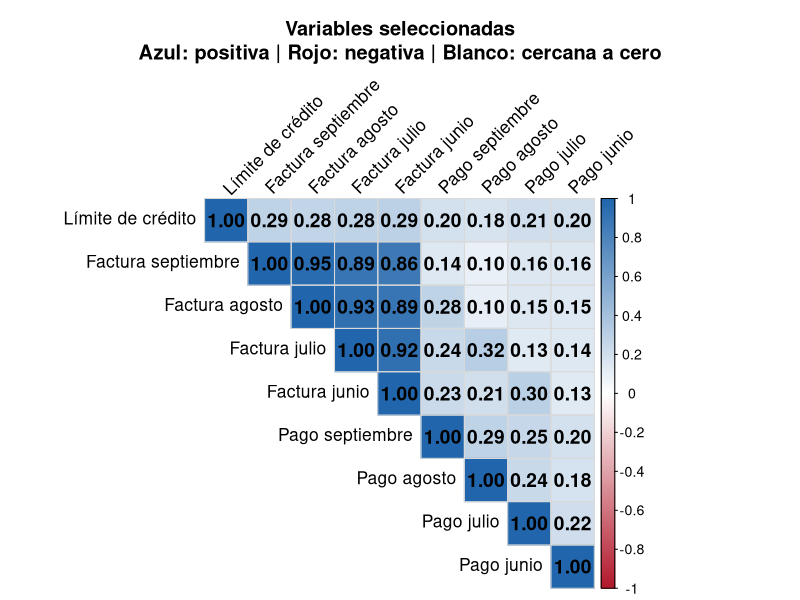
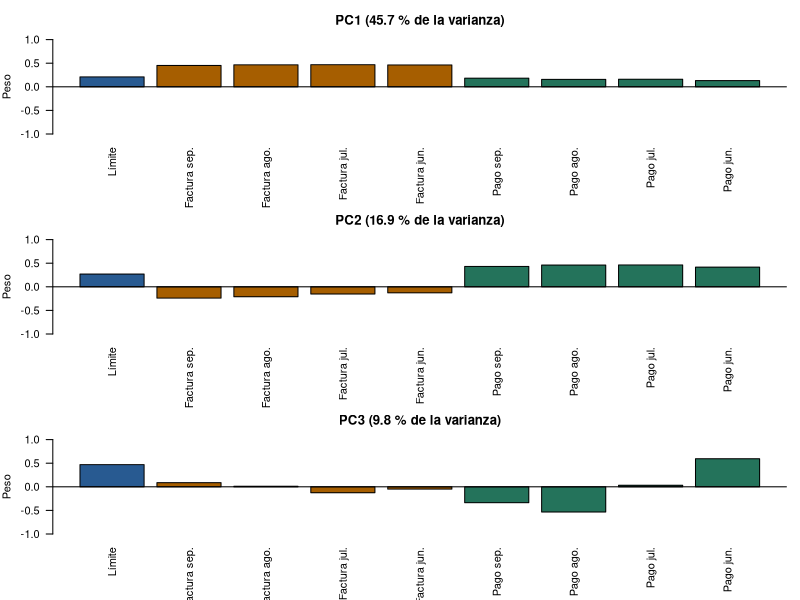

These figures' R source, in order:
## ---- chunk 1
knitr::opts_chunk$set(echo = TRUE, warning = FALSE, message = FALSE)
## ---- chunk 2
paquetes <- c(
  "readr",
  "corrplot",
  "dplyr",
  "rlang",
  "here",
  "readxl",
  "ragg",
  "kableExtra",
  "tidyr"
)

paquetes_faltantes <- paquetes[!paquetes %in% rownames(installed.packages())]

if (length(paquetes_faltantes) > 0) {
  install.packages(paquetes_faltantes)
}

# Esto es lo que faltaba: cargar los paquetes
invisible(lapply(paquetes, library, character.only = TRUE))
## ---- chunk 3
datos_credit <- read_csv(here("DATASET", "datos_credit.csv"))

variables_seleccionadas <- c(
  "LIMIT_BAL",
  paste0("BILL_AMT", 1:4),
  paste0("PAY_AMT", 1:4)
)

datos_sin_estandarizar <- as.data.frame(
  datos_credit[, variables_seleccionadas]
)

# Conservar las mismas observaciones para ambos análisis.
datos_sin_estandarizar <- datos_sin_estandarizar[
  complete.cases(datos_sin_estandarizar),
  ,
  drop = FALSE
]

datos_estandarizados <- as.data.frame(
  scale(datos_sin_estandarizar, center = TRUE, scale = TRUE)
)

pca_sin_estandarizar <- prcomp(
  datos_sin_estandarizar,
  center = TRUE,
  scale. = FALSE
)

pca_estandarizado <- prcomp(
  datos_estandarizados,
  center = TRUE,
  scale. = FALSE
)
## ---- chunk 4

library(dplyr)
library(corrplot)

# Se parte de la base depurada datos_credit.
# EDUCATION se reserva para caracterizar perfiles por ser categórica.
variables_pca <- c(
  "LIMIT_BAL",
  paste0("BILL_AMT", 1:4),
  paste0("PAY_AMT", 1:4)
)

datos_pca <- datos_credit %>%
  select(all_of(variables_pca))

matriz_cor <- cor(
  datos_pca,
  method = "pearson",
  use = "complete.obs"
)

etiquetas <- c(
  "Límite de crédito",
  "Factura septiembre", "Factura agosto",
  "Factura julio", "Factura junio",
  "Pago septiembre", "Pago agosto",
  "Pago julio", "Pago junio"
)

dimnames(matriz_cor) <- list(etiquetas, etiquetas)

corrplot(
  matriz_cor,
  method = "color",
  type = "upper",
  diag = TRUE,
  order = "original",
  col = colorRampPalette(c("#B2182B", "#FFFFFF", "#2166AC"))(200),
  col.lim = c(-1, 1),
  addCoef.col = "black",
  number.cex = 1.15,
  number.digits = 2,
  tl.col = "black",
  tl.cex = 1.05,
  tl.srt = 45,
  cl.cex = 0.85,
  addgrid.col = "grey85",
  mar = c(0, 0, 4, 0),
  title = paste(
    "Variables seleccionadas",
    "Azul: positiva | Rojo: negativa | Blanco: cercana a cero",
    sep = "\n"
  )
)
## ---- chunk 5
library(dplyr)
library(tidyr)
library(knitr)
library(kableExtra)

variables_seleccionadas <- c(
  "LIMIT_BAL",
  paste0("BILL_AMT", 1:4),
  paste0("PAY_AMT", 1:4)
)

tabla_escalas <- datos_credit %>%
  select(all_of(variables_seleccionadas)) %>%
  pivot_longer(
    everything(),
    names_to = "Variable",
    values_to = "Valor"
  ) %>%
  group_by(Variable) %>%
  summarise(
    Minimo = min(Valor, na.rm = TRUE),
    Maximo = max(Valor, na.rm = TRUE),
    Amplitud = Maximo - Minimo,
    Media = mean(Valor, na.rm = TRUE),
    Mediana = median(Valor, na.rm = TRUE),
    Desviacion = sd(Valor, na.rm = TRUE),
    .groups = "drop"
  ) %>%
  mutate(Variable = factor(Variable, levels = variables_seleccionadas)) %>%
  arrange(Variable) %>%
  mutate(
    Variable = c(
      "LIMIT_BAL · Límite de crédito",
      "BILL_AMT1 · Septiembre",
      "BILL_AMT2 · Agosto",
      "BILL_AMT3 · Julio",
      "BILL_AMT4 · Junio",
      "PAY_AMT1 · Septiembre",
      "PAY_AMT2 · Agosto",
      "PAY_AMT3 · Julio",
      "PAY_AMT4 · Junio"
    )
  )

tabla_escalas %>%
  kable(
    format = "html",
    caption = "NTD: nuevos dólares taiwaneses. Amplitud = máximo − mínimo.",
    col.names = c(
      "Variable / mes", "Mínimo", "Máximo", "Amplitud",
      "Media", "Mediana", "Desviación estándar"
    ),
    digits = 2,
    format.args = list(big.mark = ".", decimal.mark = ","),
    align = c("l", rep("r", 6))
  ) %>%
  kable_styling(
    bootstrap_options = c("hover", "responsive"),
    full_width = TRUE,
    font_size = 15
  ) %>%
  row_spec(0, bold = TRUE, color = "white", background = "#243447") %>%
  row_spec(1, background = "#E8EFFA", color = "#17365D") %>%
  row_spec(2:5, background = "#FFF1DE", color = "#754000") %>%
  row_spec(6:9, background = "#E5F3EE", color = "#175541") %>%
  column_spec(1, bold = TRUE, width = "6cm") %>%
  pack_rows(
    "LÍMITE DE CRÉDITO · Cupo otorgado",
    1, 1,
    label_row_css = "background-color: #285A91; color: white; font-weight: bold;",
    indent = FALSE
  ) %>%
  pack_rows(
    "FACTURACIÓN · Montos de los estados de cuenta",
    2, 5,
    label_row_css = "background-color: #A65E00; color: white; font-weight: bold;",
    indent = FALSE
  ) %>%
  pack_rows(
    "PAGOS · Montos efectivamente pagados",
    6, 9,
    label_row_css = "background-color: #24735B; color: white; font-weight: bold;",
    indent = FALSE
  ) %>%
  footnote(
    general = c(
      "NT$: nuevos dólares taiwaneses. Amplitud = máximo − mínimo.",
      "Desviación estándar: dispersión de los valores alrededor de la media.",
      "Aunque todas las variables comparten unidad monetaria, sus magnitudes y dispersiones son diferentes."
    ),
    general_title = "Nota: ",
    footnote_as_chunk = TRUE
  )
## ---- chunk 6
library(dplyr)

variables_seleccionadas <- c(
  "LIMIT_BAL",
  paste0("BILL_AMT", 1:4),
  paste0("PAY_AMT", 1:4)
)

# Grupo 1: variables originales, sin estandarizar (NT$).
datos_sin_estandarizar <- datos_credit %>%
  select(all_of(variables_seleccionadas))

# Grupo 2: variables estandarizadas.
# A cada valor se le resta la media y se divide por la desviación estándar.
# Cada columna queda con media 0 y desviación estándar 1, sin unidad.
datos_estandarizados <- datos_sin_estandarizar %>%
  scale(center = TRUE, scale = TRUE) %>%
  as.data.frame()

# Ambos grupos conservan las mismas filas y el mismo orden de variables.
# EDUCATION queda fuera porque es categórica.
## ---- chunk 7
library(knitr)
library(kableExtra)

crear_tabla_pca <- function(modelo, titulo, color) {

  varianza <- modelo$sdev^2
  porcentaje <- 100 * varianza / sum(varianza)
  contribuciones <- 100 * t(modelo$rotation^2)

  tabla <- data.frame(
    Componente = colnames(modelo$rotation),
    Individual = porcentaje,
    Acumulada = cumsum(porcentaje),
    contribuciones,
    check.names = FALSE
  )

  tabla %>%
    kable(
      format = "html",
      caption = titulo,
      row.names = FALSE,
      col.names = c(
        "PC", "Indiv.", "Acum.", "Cupo",
        "Sep.", "Ago.", "Jul.", "Jun.",
        "Sep.", "Ago.", "Jul.", "Jun."
      ),
      digits = 2,
      format.args = list(decimal.mark = ","),
      align = c("c", rep("r", 11)),
      table.attr = paste0(
        'style="width:100%; table-layout:fixed;',
        'margin-bottom:30px;"'
      )
    ) %>%
    kable_styling(
      bootstrap_options = c("hover", "condensed"),
      full_width = TRUE,
      font_size = 12
    ) %>%
    add_header_above(
      c(
        " " = 1,
        "Varianza (%)" = 2,
        "Límite" = 1,
        "Facturas · Contribución (%)" = 4,
        "Pagos · Contribución (%)" = 4
      ),
      bold = TRUE,
      color = "white",
      background = color
    ) %>%
    column_spec(1, bold = TRUE) %>%
    column_spec(2:3, background = "#F1F4F8") %>%
    column_spec(4, background = "#E8EFFA") %>%
    column_spec(5:8, background = "#FFF1DE") %>%
    column_spec(9:12, background = "#E5F3EE")
}

tabla_original <- crear_tabla_pca(
  pca_sin_estandarizar,
  "PCA sin estandarizar",
  "#A65E00"
)

tabla_estandarizada <- crear_tabla_pca(
  pca_estandarizado,
  "PCA estandarizado",
  "#24735B"
)

htmltools::browsable(
  htmltools::tagList(
    htmltools::tags$style(htmltools::HTML("
      .pca-tablas {
        background: #FFFFFF;
        color: #243447;
        padding: 24px;
        font-family: 'Segoe UI', Arial, sans-serif;
      }

      .pca-tablas table {
        width: 100% !important;
        border-collapse: collapse;
        background: #FFFFFF;
        font-family: 'Segoe UI', Arial, sans-serif;
        font-size: 13px !important;
        font-variant-numeric: tabular-nums;
        margin-bottom: 32px !important;
      }

      .pca-tablas caption {
        caption-side: top;
        text-align: left;
        color: #243447 !important;
        font-family: 'Segoe UI', Arial, sans-serif;
        font-size: 19px !important;
        font-weight: 600;
        padding: 0 0 14px;
      }

      .pca-tablas th,
      .pca-tablas td {
        padding: 9px 4px !important;
        border: none;
        border-bottom: 1px solid #DCE3EA;
        color: #243447;
      }

      .pca-tablas thead tr:last-child th {
        background: #F1F4F8 !important;
        color: #243447 !important;
        font-weight: 600;
      }

      .pca-tablas tbody td:first-child {
        background: #FFFFFF !important;
        font-weight: 700;
      }

      .pca-tablas p {
        margin: 0;
        font-size: 13px;
        line-height: 1.6;
        color: #425466;
      }
    ")),

    htmltools::tags$div(
      class = "pca-tablas",

      htmltools::HTML(as.character(tabla_original)),
      htmltools::HTML(as.character(tabla_estandarizada)),

      htmltools::tags$p(
        htmltools::tags$strong("Cómo leer las tablas: "),
        "Indiv. = varianza explicada por cada componente; ",
        "Acum. = varianza acumulada. ",
        "Azul: límite de crédito; naranja: facturas; verde: pagos. ",
        "Las contribuciones se calculan como 100 × peso² y suman 100% ",
        "entre las nueve variables de cada fila. No representan la varianza ",
        "de cada variable explicada por la componente."
      )
    )
  )
)
## ---- chunk 8
etiquetas_pesos <- c(
  "Límite",
  "Factura sep.", "Factura ago.", "Factura jul.", "Factura jun.",
  "Pago sep.", "Pago ago.", "Pago jul.", "Pago jun."
)

colores_pesos <- c("#285A91", rep("#A65E00", 4), rep("#24735B", 4))

pesos <- pca_estandarizado$rotation[, 1:3]
rownames(pesos) <- etiquetas_pesos

varianza_pct <- 100 * pca_estandarizado$sdev^2 / sum(pca_estandarizado$sdev^2)

par(mfrow = c(3, 1), mar = c(5, 4, 3, 1))
for (i in 1:3) {
  barplot(
    pesos[, i],
    col = colores_pesos,
    las = 2,
    ylim = c(-1, 1),
    ylab = "Peso",
    main = paste0("PC", i, " (", round(varianza_pct[i], 1), " % de la varianza)")
  )
  abline(h = 0)
}
par(mfrow = c(1, 1))

# Tabla de pesos para apoyar la lectura
round(pesos, 3)
## ---- chunk 9

# AJUSTAR: nombre exacto de la columna en datos_credit
col_default <- "default payment next month"

# Mismas filas que usó el PCA
filas_ok <- complete.cases(datos_credit[, variables_seleccionadas])
y <- datos_credit[[col_default]][filas_ok]

puntajes <- pca_estandarizado$x
tasa <- mean(y == 1)
n_incumplen <- sum(y == 1)

evaluar <- function(marca, nombre) {
  encontrados <- sum(marca & y == 1)
  data.frame(
    Regla = nombre,
    Marcados = sum(marca),
    Encontrados = encontrados,
    `Se escapan` = n_incumplen - encontrados,
    `% encontrado` = round(100 * encontrados / n_incumplen, 1),
    `% acierto entre marcados` = round(100 * encontrados / sum(marca), 1),
    Lift = round((encontrados / sum(marca)) / tasa, 2),
    check.names = FALSE
  )
}

marca_pc1 <- puntajes[, 1] >= quantile(puntajes[, 1], 1 - tasa)
marca_pc2 <- puntajes[, 2] <= quantile(puntajes[, 2], tasa)

resultado <- rbind(
  evaluar(marca_pc1, "PC1 alta (mucha facturación)"),
  evaluar(marca_pc2, "PC2 baja (paga poco frente a lo facturado)"),
  evaluar(marca_pc1 | marca_pc2, "PC1 o PC2")
)

cat("Tasa de incumplimiento:", round(100 * tasa, 1), "%  |  Incumplidos:", n_incumplen, "\n")
resultado
